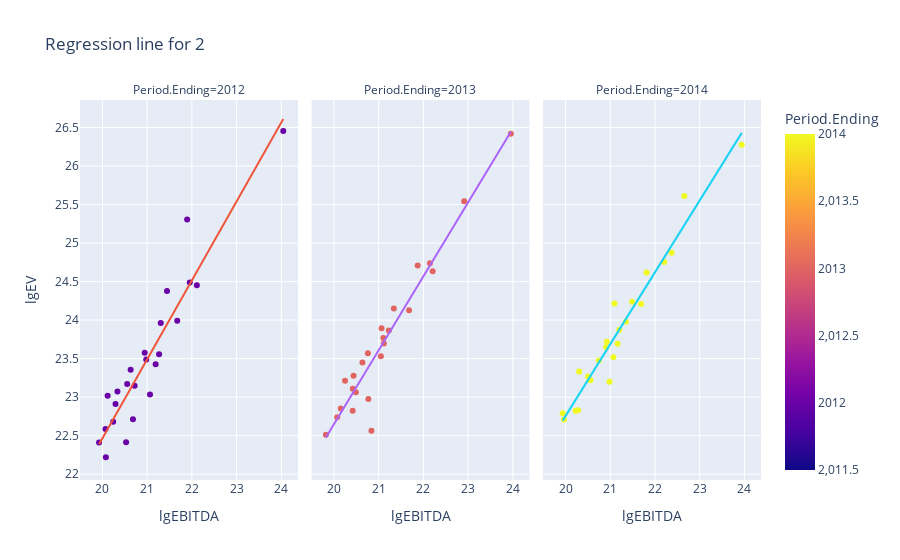

Here is the notebook cell this chart was saved with:
### Markdown cell above
[Code section 33]

### Code cell
# PLOTTING THE REGRESSION LINE FOR MOD 2

fig = px.scatter(dat_s1s2, x="lgEBITDA", y="lgEV", facet_col="Period.Ending", 
                color="Period.Ending", trendline="ols",
                title="Regression line for 2")

fig

### Figure 1 — Plotly figure (JSON) as saved in the notebook; plotly's stock layout.template omitted (floating-point values rounded to 4 significant figures)
{"data": [{"hovertemplate": "Period.Ending=%{marker.color}<br>lgEBITDA=%{x}<br>lgEV=%{y}<extra></extra>", "legendgroup": "", "marker": {"color": [2012, 2012, 2012, 2012, 2012, 2012, 2012, 2012, 2012, 2012, 2012, 2012, 2012, 2012, 2012, 2012, 2012, 2012, 2012, 2012, 2012, 2012, 2012, 2012], "coloraxis": "coloraxis", "symbol": "circle"}, "mode": "markers", "name": "", "orientation": "v", "showlegend": false, "type": "scatter", "x": [20.95, 20.53, 20.55, 20.68, 20.72, 22.11, 20.07, 20.29, 21.44, 21.27, 21.06, 20.98, 24.04, 19.92, 21.3, 20.24, 20.63, 20.12, 20.08, 21.95, 21.89, 20.34, 21.19, 21.67], "xaxis": "x", "y": [23.58, 22.42, 23.17, 22.71, 23.15, 24.45, 22.59, 22.91, 24.38, 23.56, 23.03, 23.49, 26.46, 22.41, 23.96, 22.68, 23.36, 23.02, 22.22, 24.49, 25.31, 23.07, 23.43, 23.99], "yaxis": "y"}, {"hovertemplate": "<b>OLS trendline</b><br>lgEV = 1.02467 * lgEBITDA + 1.9732<br>R<sup>2</sup>=0.887070<br><br>Period.Ending=2012<br>lgEBITDA=%{x}<br>lgEV=%{y} <b>(trend)</b><extra></extra>", "legendgroup": "", "marker": {"symbol": "circle"}, "mode": "lines", "name": "", "showlegend": false, "type": "scatter", "x": [19.92, 20.07, 20.08, 20.12, 20.24, 20.29, 20.34, 20.53, 20.55, 20.63, 20.68, 20.72, 20.95, 20.98, 21.06, 21.19, 21.27, 21.3, 21.44, 21.67, 21.89, 21.95, 22.11, 24.04], "xaxis": "x", "y": [22.39, 22.54, 22.55, 22.59, 22.71, 22.77, 22.81, 23.01, 23.03, 23.11, 23.17, 23.2, 23.44, 23.47, 23.56, 23.69, 23.76, 23.8, 23.95, 24.18, 24.41, 24.47, 24.63, 26.61], "yaxis": "y"}, {"hovertemplate": "Period.Ending=%{marker.color}<br>lgEBITDA=%{x}<br>lgEV=%{y}<extra></extra>", "legendgroup": "", "marker": {"color": [2013, 2013, 2013, 2013, 2013, 2013, 2013, 2013, 2013, 2013, 2013, 2013, 2013, 2013, 2013, 2013, 2013, 2013, 2013, 2013, 2013, 2013, 2013, 2013], "coloraxis": "coloraxis", "symbol": "circle"}, "mode": "markers", "name": "", "orientation": "v", "showlegend": false, "type": "scatter", "x": [21.06, 20.84, 20.64, 20.77, 20.42, 22.21, 20.07, 20.49, 21.87, 21.23, 21.1, 21.12, 23.96, 19.82, 21.34, 20.42, 20.76, 20.25, 20.15, 22.15, 22.91, 20.44, 21.05, 21.68], "xaxis": "x2", "y": [23.89, 22.56, 23.45, 22.98, 23.11, 24.63, 22.74, 23.06, 24.71, 23.87, 23.77, 23.7, 26.42, 22.51, 24.15, 22.83, 23.57, 23.21, 22.85, 24.74, 25.54, 23.28, 23.53, 24.13], "yaxis": "y2"}, {"hovertemplate": "<b>OLS trendline</b><br>lgEV = 0.959763 * lgEBITDA + 3.454<br>R<sup>2</sup>=0.929916<br><br>Period.Ending=2013<br>lgEBITDA=%{x}<br>lgEV=%{y} <b>(trend)</b><extra></extra>", "legendgroup": "", "marker": {"symbol": "circle"}, "mode": "lines", "name": "", "showlegend": false, "type": "scatter", "x": [19.82, 20.07, 20.15, 20.25, 20.42, 20.42, 20.44, 20.49, 20.64, 20.76, 20.77, 20.84, 21.05, 21.06, 21.1, 21.12, 21.23, 21.34, 21.68, 21.87, 22.15, 22.21, 22.91, 23.96], "xaxis": "x2", "y": [22.48, 22.72, 22.8, 22.89, 23.05, 23.05, 23.07, 23.12, 23.26, 23.38, 23.39, 23.45, 23.66, 23.67, 23.71, 23.72, 23.83, 23.93, 24.26, 24.45, 24.71, 24.77, 25.44, 26.45], "yaxis": "y2"}, {"hovertemplate": "Period.Ending=%{marker.color}<br>lgEBITDA=%{x}<br>lgEV=%{y}<extra></extra>", "legendgroup": "", "marker": {"color": [2014, 2014, 2014, 2014, 2014, 2014, 2014, 2014, 2014, 2014, 2014, 2014, 2014, 2014, 2014, 2014, 2014, 2014, 2014, 2014, 2014, 2014, 2014, 2014], "coloraxis": "coloraxis", "symbol": "circle"}, "mode": "markers", "name": "", "orientation": "v", "showlegend": false, "type": "scatter", "x": [21.09, 20.98, 20.75, 20.92, 20.51, 22.21, 19.97, 20.56, 21.81, 21.35, 21.2, 21.16, 23.94, 19.94, 21.49, 20.23, 20.91, 20.31, 20.28, 22.37, 22.66, 20.51, 21.07, 21.69], "xaxis": "x3", "y": [24.22, 23.2, 23.48, 23.72, 23.26, 24.75, 22.71, 23.22, 24.62, 23.98, 23.88, 23.69, 26.28, 22.79, 24.24, 22.82, 23.65, 23.33, 22.83, 24.88, 25.61, 23.27, 23.52, 24.21], "yaxis": "y3"}, {"hovertemplate": "<b>OLS trendline</b><br>lgEV = 0.932539 * lgEBITDA + 4.10474<br>R<sup>2</sup>=0.951420<br><br>Period.Ending=2014<br>lgEBITDA=%{x}<br>lgEV=%{y} <b>(trend)</b><extra></extra>", "legendgroup": "", "marker": {"symbol": "circle"}, "mode": "lines", "name": "", "showlegend": false, "type": "scatter", "x": [19.94, 19.97, 20.23, 20.28, 20.31, 20.51, 20.51, 20.56, 20.75, 20.91, 20.92, 20.98, 21.07, 21.09, 21.16, 21.2, 21.35, 21.49, 21.69, 21.81, 22.21, 22.37, 22.66, 23.94], "xaxis": "x3", "y": [22.7, 22.72, 22.97, 23.02, 23.04, 23.23, 23.23, 23.28, 23.45, 23.6, 23.62, 23.67, 23.75, 23.78, 23.84, 23.88, 24.01, 24.14, 24.33, 24.45, 24.81, 24.97, 25.23, 26.43], "yaxis": "y3"}], "layout": {"annotations": [{"font": {}, "showarrow": false, "text": "Period.Ending=2012", "x": 0.16, "xanchor": "center", "xref": "paper", "y": 1, "yanchor": "bottom", "yref": "paper"}, {"font": {}, "showarrow": false, "text": "Period.Ending=2013", "x": 0.5, "xanchor": "center", "xref": "paper", "y": 1, "yanchor": "bottom", "yref": "paper"}, {"font": {}, "showarrow": false, "text": "Period.Ending=2014", "x": 0.84, "xanchor": "center", "xref": "paper", "y": 1, "yanchor": "bottom", "yref": "paper"}], "coloraxis": {"colorbar": {"title": {"text": "Period.Ending"}}, "colorscale": [[0, "#0d0887"], [0.1111, "#46039f"], [0.2222, "#7201a8"], [0.3333, "#9c179e"], [0.4444, "#bd3786"], [0.5556, "#d8576b"], [0.6667, "#ed7953"], [0.7778, "#fb9f3a"], [0.8889, "#fdca26"], [1, "#f0f921"]]}, "legend": {"tracegroupgap": 0}, "title": {"text": "Regression line for 2"}, "xaxis": {"anchor": "y", "domain": [0, 0.32], "title": {"text": "lgEBITDA"}}, "xaxis2": {"anchor": "y2", "domain": [0.34, 0.66], "matches": "x", "title": {"text": "lgEBITDA"}}, "xaxis3": {"anchor": "y3", "domain": [0.68, 1.0], "matches": "x", "title": {"text": "lgEBITDA"}}, "yaxis": {"anchor": "x", "domain": [0, 1], "title": {"text": "lgEV"}}, "yaxis2": {"anchor": "x2", "domain": [0, 1], "matches": "y", "showticklabels": false}, "yaxis3": {"anchor": "x3", "domain": [0, 1], "matches": "y", "showticklabels": false}}}
